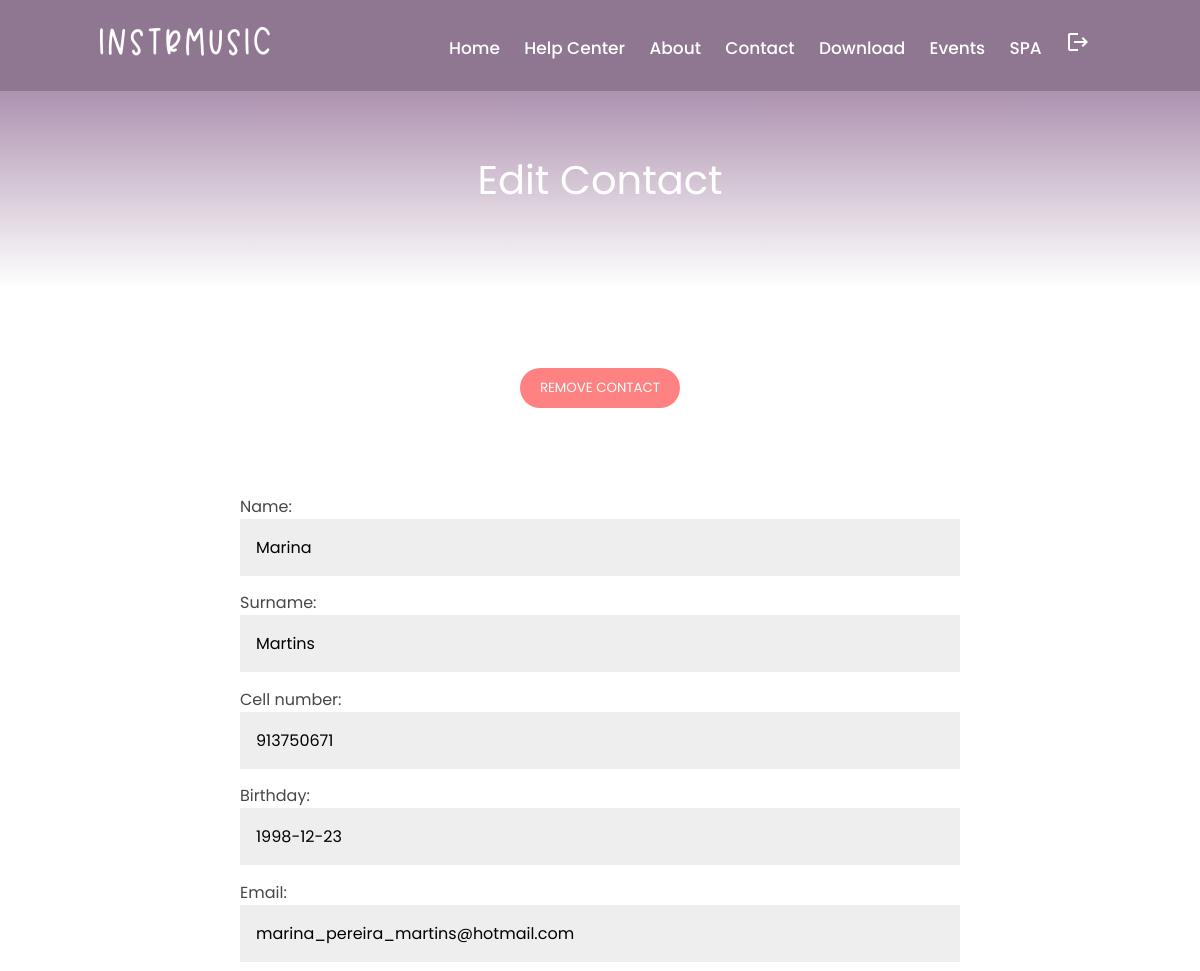
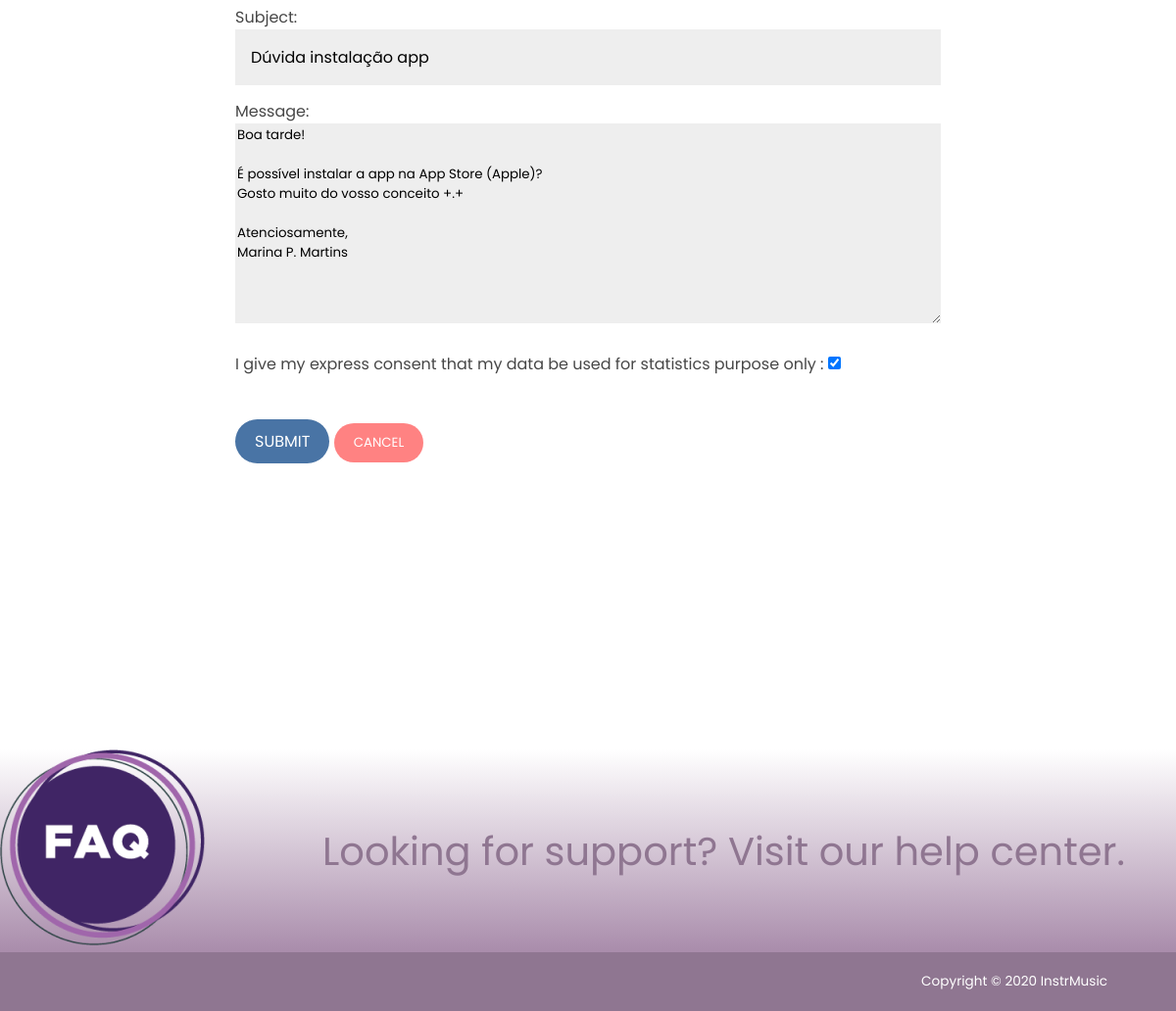
Page /edit_contact/10 (signed in) on the committed database (2 pictures, top to bottom).
### website/models.py (models this page shows, shortened)
class Contact(models.Model):
    name = models.CharField(max_length=30)
    surname = models.CharField(max_length=30)
    cell_number = models.IntegerField()
    birthday = models.DateField(null=True, blank=True)
    email = models.EmailField(max_length=254)
    subject = models.CharField(max_length=60)
    message = models.TextField(max_length=360, default='')
    perm = models.BooleanField(default=False)

### website/views.py (the view)
# urls.py: path('edit_contact/<int:contact_id>', views.edit_contact_page_view, name='edit_contact'),
def edit_contact_page_view(request, contact_id):
    contact = Contact.objects.get(id=contact_id)
    form = ContactForm(request.POST or None, instance=contact)
    if not request.user.is_authenticated:
        return HttpResponseRedirect(reverse('website:login'))
    if form.is_valid():
        form.save()
        return HttpResponseRedirect(reverse('website:list_contact'))
    context = {'form': form, 'contact_id': contact_id, 'message': "logged"}
    return render(request, 'website/edit_contact.html', context)

### website/forms.py
class ContactForm(ModelForm):
    class Meta:
        model = Contact
        fields = '__all__'
        widgets = {
            'birthday': forms.TextInput(attrs={'placeholder': 'yyyy-mm-dd'}),
            'cell_number': forms.NumberInput(attrs={'placeholder': 'XXX XXX XXX'}),
            'email': forms.EmailInput(attrs={'placeholder': 'example@test.com'}),
        }
        labels = {
            'perm': 'I give my express consent that my data be used for statistics purpose only ',
        }

### website/templates/website/edit_contact.html (shortened to what this page needs)
{% extends 'website/base.html' %}
{% load static %}
{% block main %}
    <article id="subheader">
        Edit Contact
    </article>
    <article id="sub_subheader">
        <a href="{% url 'website:remove_contact' contact_id %}" role="button">
            <button id="cancel_button">REMOVE CONTACT</button>
        </a>
    </article>
    <form action="{% url 'website:edit_contact' contact_id %}" method="POST">
        <label>{{ form.name.label_tag }}</label>
        {{ form.name }}
        <label>{{ form.surname.label_tag }}</label>
        {{ form.surname }}
        <label>{{ form.cell_number.label_tag }}</label>
        {{ form.cell_number }}
        <label>{{ form.birthday.label_tag }}</label>
        {{ form.birthday }}
        <label>{{ form.email.label_tag }}</label>
        {{ form.email }}
        <label>{{ form.subject.label_tag }}</label>
        {{ form.subject }}
        <label>{{ form.message.label_tag }}</label>
        {{ form.message }}
        <label>{{ form.perm.label_tag }} {{ form.perm }}</label>
        <p><input type="submit" value="SUBMIT" lang="pt">
            <a href="{% url 'website:list_contact' %}" role="button">
            <button id="cancel_button">CANCEL</button>
        </a></p>
    </form>
{% endblock main %}

### website/static/website/css/estilos.css (style rules this page uses)
* { box-sizing: border-box; font-family: 'Poppins', sans-serif; margin: 0; }
body { display: grid; height: 100vh; grid-template-rows: 80px; grid-template-areas: "header header header header" "main main main main" "footer footer footer footer"; }
#sub_subheader { padding: 50px; text-align: center; grid-area: sub_subheader; font-size: 40px; }
a { text-decoration: none; }
label { color: rgb(71, 71, 71); }
input[type=submit], button { margin-top: 5%; width: max-content; color: white; padding: 10px 20px; background: #4974a5; border: 0 none; cursor: pointer; -webkit-border-radius: 30px; border-radius: 30px; }
header ~ main #subheader { padding-top: 70px; text-align: center; grid-area: subheader; background: rgb(255, 255, 255); background: linear-gradient(0deg, rgba(255, 255, 255, 1) 0%, rgba(169, 140, 171, 1) 100%); font-size: 250%; color: white; }
textarea { margin-bottom: 4%; background-color: #eee; border: none; }
#cancel_button { background-color: rgba(255, 0, 0, 0.49); }

### rows in the picture
Contact: name "Marina", surname "Martins", cell_number "913750671", birthday "1998-12-23", email "marina_pereira_martins@hotmail.com", subject "Dúvida instalação app", message "Boa tarde! É possível instalar a app na App Store (Apple)? Gosto muito do vosso conceito +.+ Atenciosamente, Marina P. Martins", perm "☑"
